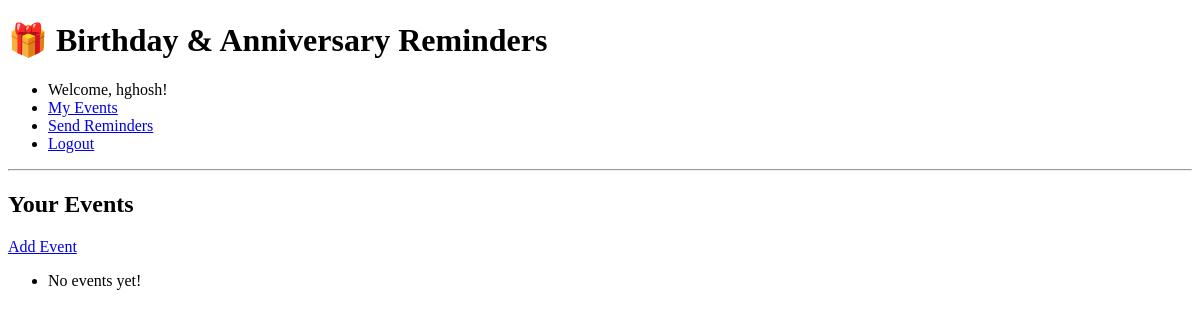
The app's page /reminders/ (signed in), older data.
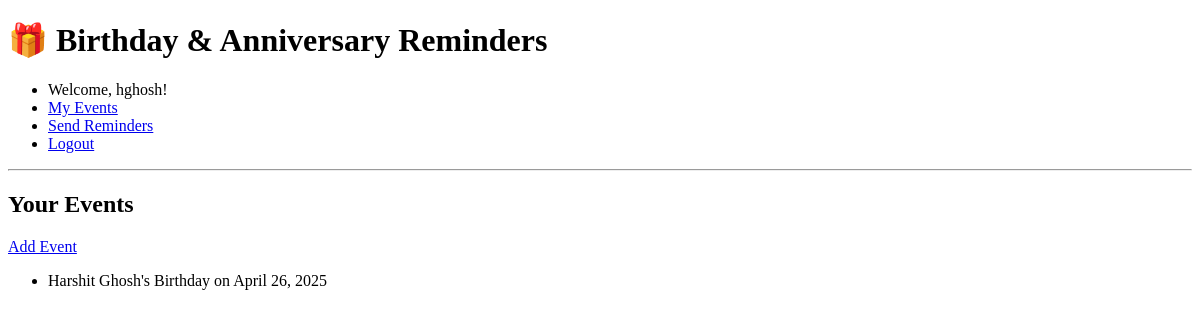
The same page, newer data.
### reminders/models.py (models this page shows, shortened)
class Event(models.Model):
    EVENT_TYPES=[
        ('birthday', 'Birthday'),
        ('anniversary', 'Anniversary'),
        ('other', 'Other')
    ]
    user = models.ForeignKey(User, on_delete=models.CASCADE,related_name='events')
    name=models.CharField(max_length=100)
    event_type=models.CharField(max_length=20, choices=EVENT_TYPES)
    date=models.DateField()
    remind_days_before=models.IntegerField(default=1)
    message=models.TextField(blank=True,null=True)
    created_at=models.DateTimeField(auto_now_add=True)
    notified = models.BooleanField(default=False)

### reminders/views.py (the view)
# urls.py: path('', views.event_list, name='event_list'),
@login_required
def event_list(request):
    events=Event.objects.filter(user=request.user).order_by('date')
    return render(request,'reminders/event_list.html',{'events':events})

### reminders/templates/reminders/event_list.html (shortened to what this page needs)
{% extends 'base.html' %}
{% block content %}
  <h2>Your Events</h2>
  <a href="{% url 'add_event' %}">Add Event</a>
  <ul>
    {% for event in events %}
      <li>{{ event.name }}'s {{ event.get_event_type_display }} on {{ event.date }}</li>
    {% empty %}
      <li>No events yet!</li>
    {% endfor %}
  </ul>
{% endblock %}

### reminders/templates/base.html (shortened to what this page needs)
<!DOCTYPE html>
<html lang="en">
<head>
</head>
<body>
    <header>
        <h1>🎁 Birthday & Anniversary Reminders</h1>
        <nav>
            <ul>
                {% if user.is_authenticated %}
                    <li>Welcome, {{ user.username }}!</li>
                    <li><a href="{% url 'event_list' %}">My Events</a></li>
                    <li><a href="{% url 'send_reminders_manual' %}">Send Reminders</a></li>
                    <li><a href="{% url 'logout' %}">Logout</a></li>
                {% else %}
                    <li><a href="{% url 'home' %}">Home</a></li>
                    <li><a href="{% url 'login' %}">Login</a></li>
                    <li><a href="{% url 'signup' %}">Sign Up</a></li>
                {% endif %}
            </ul>
        </nav>
    </header>
    <hr>
    {% block content %}
    {% endblock %}
</body>
</html>

Row changes from the older to the newer data that the page shows:
added Event: name "Harshit Ghosh", event_type "Birthday", date "April 26, 2025"
Text that changed along with them:
text no longer shown: "No events yet!"
